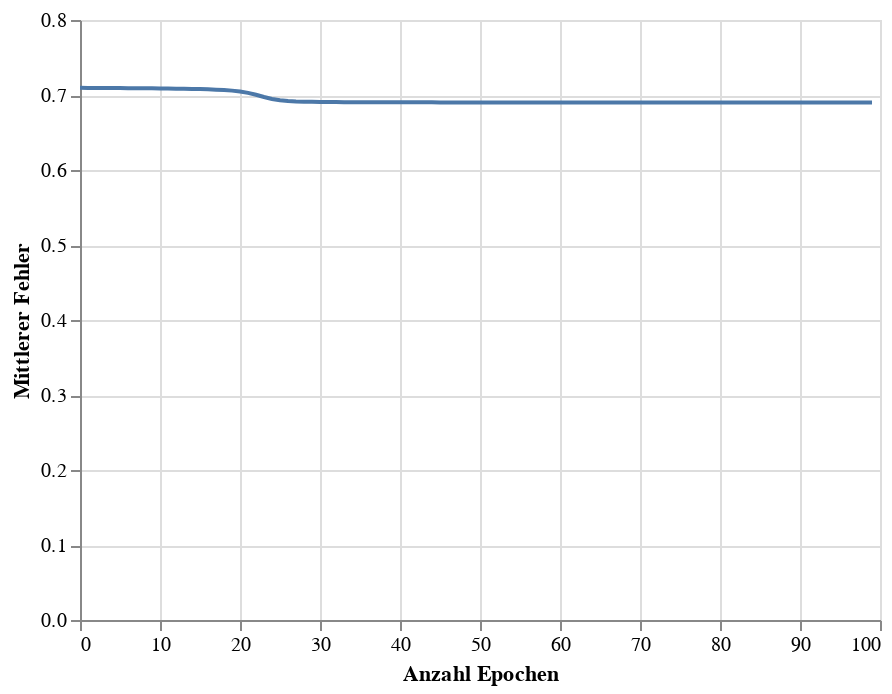

The notebook cell this image was saved under:
### Code cell
train_chart = alt.Chart(loss_df).mark_line().encode(
    x=alt.X('Epoch', title = 'Anzahl Epochen'),
    y=alt.Y('Loss', title = 'Mittlerer Fehler')
)
# glue('train-loss-team', train_chart,display=True)
train_chart

### Figure 1 — Vega-Lite specification as saved in the notebook (floating-point values rounded to 4 significant figures)
{"config": {"view": {"continuousWidth": 400, "continuousHeight": 300}}, "data": {"name": "data-5db83254b820a55f8fa5e542016ef8e1"}, "mark": "line", "encoding": {"x": {"field": "Epoch", "title": "Anzahl Epochen", "type": "quantitative"}, "y": {"field": "Loss", "title": "Mittlerer Fehler", "type": "quantitative"}}, "$schema": "https://vega.github.io/schema/vega-lite/v4.17.0.json", "datasets": {"data-5db83254b820a55f8fa5e542016ef8e1": [{"Epoch": 0, "Loss": 0.7095}, {"Epoch": 1, "Loss": 0.7095}, {"Epoch": 2, "Loss": 0.7094}, {"Epoch": 3, "Loss": 0.7094}, {"Epoch": 4, "Loss": 0.7093}, {"Epoch": 5, "Loss": 0.7092}, {"Epoch": 6, "Loss": 0.7091}, {"Epoch": 7, "Loss": 0.709}, {"Epoch": 8, "Loss": 0.709}, {"Epoch": 9, "Loss": 0.7088}, {"Epoch": 10, "Loss": 0.7087}, {"Epoch": 11, "Loss": 0.7086}, {"Epoch": 12, "Loss": 0.7085}, {"Epoch": 13, "Loss": 0.7083}, {"Epoch": 14, "Loss": 0.7081}, {"Epoch": 15, "Loss": 0.7078}, {"Epoch": 16, "Loss": 0.7075}, {"Epoch": 17, "Loss": 0.7071}, {"Epoch": 18, "Loss": 0.7066}, {"Epoch": 19, "Loss": 0.7058}, {"Epoch": 20, "Loss": 0.7047}, {"Epoch": 21, "Loss": 0.7029}, {"Epoch": 22, "Loss": 0.7003}, {"Epoch": 23, "Loss": 0.6973}, {"Epoch": 24, "Loss": 0.6948}, {"Epoch": 25, "Loss": 0.6931}, {"Epoch": 26, "Loss": 0.6921}, {"Epoch": 27, "Loss": 0.6914}, {"Epoch": 28, "Loss": 0.6911}, {"Epoch": 29, "Loss": 0.6908}, {"Epoch": 30, "Loss": 0.6907}, {"Epoch": 31, "Loss": 0.6906}, {"Epoch": 32, "Loss": 0.6905}, {"Epoch": 33, "Loss": 0.6904}, {"Epoch": 34, "Loss": 0.6903}, {"Epoch": 35, "Loss": 0.6904}, {"Epoch": 36, "Loss": 0.6903}, {"Epoch": 37, "Loss": 0.6903}, {"Epoch": 38, "Loss": 0.6902}, {"Epoch": 39, "Loss": 0.6902}, {"Epoch": 40, "Loss": 0.6902}, {"Epoch": 41, "Loss": 0.6902}, {"Epoch": 42, "Loss": 0.6902}, {"Epoch": 43, "Loss": 0.6902}, {"Epoch": 44, "Loss": 0.6902}, {"Epoch": 45, "Loss": 0.6902}, {"Epoch": 46, "Loss": 0.6901}, {"Epoch": 47, "Loss": 0.6901}, {"Epoch": 48, "Loss": 0.6901}, {"Epoch": 49, "Loss": 0.6901}, {"Epoch": 50, "Loss": 0.6901}, {"Epoch": 51, "Loss": 0.6901}, {"Epoch": 52, "Loss": 0.6901}, {"Epoch": 53, "Loss": 0.6901}, {"Epoch": 54, "Loss": 0.6901}, {"Epoch": 55, "Loss": 0.6901}, {"Epoch": 56, "Loss": 0.6901}, {"Epoch": 57, "Loss": 0.6901}, {"Epoch": 58, "Loss": 0.6901}, {"Epoch": 59, "Loss": 0.6901}, {"Epoch": 60, "Loss": 0.6901}, {"Epoch": 61, "Loss": 0.6901}, {"Epoch": 62, "Loss": 0.6901}, {"Epoch": 63, "Loss": 0.6901}, {"Epoch": 64, "Loss": 0.6901}, {"Epoch": 65, "Loss": 0.6901}, {"Epoch": 66, "Loss": 0.6901}, {"Epoch": 67, "Loss": 0.6901}, {"Epoch": 68, "Loss": 0.6901}, {"Epoch": 69, "Loss": 0.6901}, {"Epoch": 70, "Loss": 0.6901}, {"Epoch": 71, "Loss": 0.6901}, {"Epoch": 72, "Loss": 0.6901}, {"Epoch": 73, "Loss": 0.6901}, {"Epoch": 74, "Loss": 0.6901}, {"Epoch": 75, "Loss": 0.6901}, {"Epoch": 76, "Loss": 0.6901}, {"Epoch": 77, "Loss": 0.6901}, {"Epoch": 78, "Loss": 0.6901}, {"Epoch": 79, "Loss": 0.6901}, {"Epoch": 80, "Loss": 0.6901}, {"Epoch": 81, "Loss": 0.69}, {"Epoch": 82, "Loss": 0.69}, {"Epoch": 83, "Loss": 0.6901}, {"Epoch": 84, "Loss": 0.69}, {"Epoch": 85, "Loss": 0.6901}, {"Epoch": 86, "Loss": 0.69}, {"Epoch": 87, "Loss": 0.69}, {"Epoch": 88, "Loss": 0.69}, {"Epoch": 89, "Loss": 0.69}, {"Epoch": 90, "Loss": 0.6901}, {"Epoch": 91, "Loss": 0.69}, {"Epoch": 92, "Loss": 0.69}, {"Epoch": 93, "Loss": 0.69}, {"Epoch": 94, "Loss": 0.6901}, {"Epoch": 95, "Loss": 0.69}, {"Epoch": 96, "Loss": 0.69}, {"Epoch": 97, "Loss": 0.69}, {"Epoch": 98, "Loss": 0.69}, {"Epoch": 99, "Loss": 0.69}]}}
